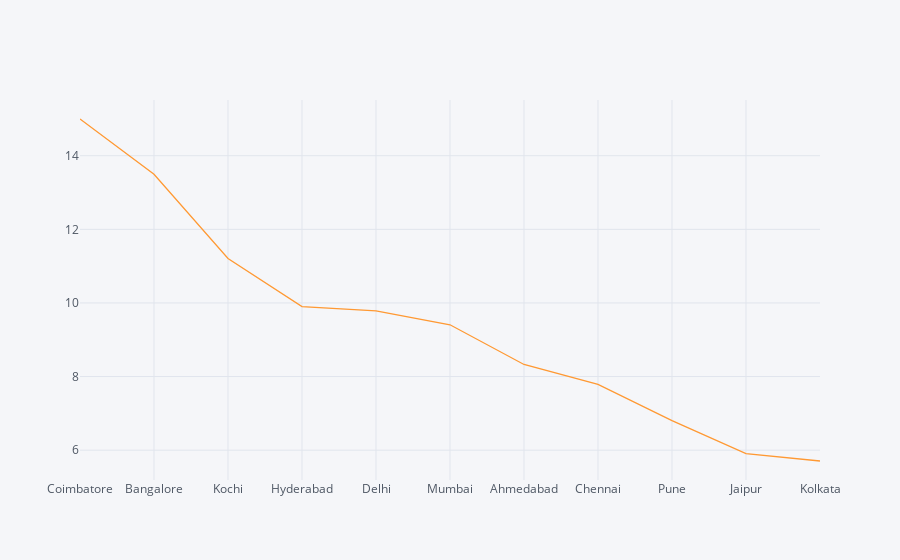

This figure's notebook cell:
### Code cell
by_location['Price'].iplot()

### Figure 1 — Plotly figure (JSON) as saved in the notebook; plotly's stock layout.template omitted (floating-point values rounded to 4 significant figures)
{"data": [{"line": {"color": "rgba(255, 153, 51, 1.0)", "dash": "solid", "shape": "linear", "width": 1.3}, "mode": "lines", "name": "Price", "text": "", "type": "scatter", "x": ["Coimbatore", "Bangalore", "Kochi", "Hyderabad", "Delhi", "Mumbai", "Ahmedabad", "Chennai", "Pune", "Jaipur", "Kolkata"], "y": [15.0, 13.5, 11.21, 9.902, 9.783, 9.408, 8.329, 7.786, 6.804, 5.906, 5.706]}], "layout": {"legend": {"bgcolor": "#F5F6F9", "font": {"color": "#4D5663"}}, "paper_bgcolor": "#F5F6F9", "plot_bgcolor": "#F5F6F9", "title": {"font": {"color": "#4D5663"}}, "xaxis": {"gridcolor": "#E1E5ED", "showgrid": true, "tickfont": {"color": "#4D5663"}, "title": {"font": {"color": "#4D5663"}, "text": ""}, "zerolinecolor": "#E1E5ED"}, "yaxis": {"gridcolor": "#E1E5ED", "showgrid": true, "tickfont": {"color": "#4D5663"}, "title": {"font": {"color": "#4D5663"}, "text": ""}, "zerolinecolor": "#E1E5ED"}}}
